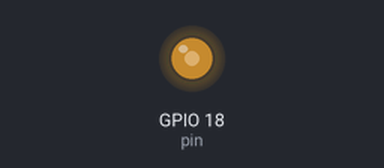
The program below on a simulated ESP32 board running MicroPython. On the bench: output pins drawn as LEDs (lit = HIGH). What the program prints to the serial console is not drawn.

Above: at 0.05 s.
At 43.85 s:
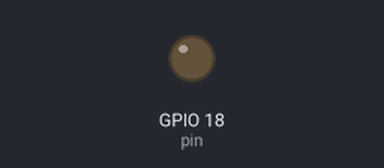
Timing chart, 0 to 57.2 s (numbered marks = the images above):
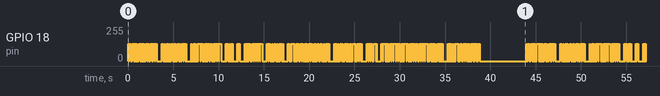

Measured:
- by itself, GPIO 18 (pin): moves between 0/255 and 128/255, repeating every 44.0 s

The program:

main.py
```python
from cwmorse import CWMorse
from machine import Pin, PWM
from time import sleep

def main():
  OUT_PIN = 18
  f = 7032966

  pin = Pin(18, Pin.OUT)
  pwm = PWM(pin, freq=f, duty=512)    # So that we can read the actual frequency
  actual = pwm.freq()
  pwm.deinit()
  pwm = None

  cw = CWMorse(OUT_PIN, f)
  cw.speed(20)
  print("CW transmitter")
  msg = "AB6NY testing ESP32 as a 40 meter transmitter sending on " + str(actual) + " Hertz."
  while True:
    print(msg)
    cw.send(msg)
    sleep(5)

main()
```

cwmorse.py
```python
from machine import Pin, PWM

class CWMorse:
  character_speed = 18

  def __init__(self, pin, freq):
    self.key = PWM(Pin(pin, Pin.OUT))
    self.key.freq(freq)

  def speed(self, overall_speed):
    if overall_speed >= 18:
      self.character_speed = overall_speed
    units_per_minute = int(self.character_speed * 50)        # The word PARIS is 50 units of time
    OVERHEAD = 2
    self.DOT = int(60000 / units_per_minute) - OVERHEAD
    self.DASH = 3 * self.DOT
    self.CYPHER_SPACE = self.DOT

    if overall_speed >= 18:
      self.LETTER_SPACE = int(3 * self.DOT) - self.CYPHER_SPACE
      self.WORD_SPACE = int(7 * self.DOT) - self.CYPHER_SPACE
    else:
      # Farnsworth timing from “https://www.arrl.org/files/file/Technology/x9004008.pdf”
      farnsworth_spacing = (60000 * self.character_speed - 37200 * overall_speed) / (overall_speed * self.character_speed)
      farnsworth_spacing *= 60000/68500    # A fudge factor to get the ESP8266 timing closer to correct
      self.LETTER_SPACE = int((3 * farnsworth_spacing) / 19) - self.CYPHER_SPACE
      self.WORD_SPACE = int((7 * farnsworth_spacing) / 19) - self.CYPHER_SPACE

  def send(self, str):
    from the_code import code
    from time import sleep_ms
    for c in str:
      if c == ' ':
        self.key.duty(0)
        sleep_ms(self.WORD_SPACE)
      else:
        cyphers = code[c.upper()]
        for x in cyphers:
          if x == '.':
            self.key.duty(512)
            sleep_ms(self.DOT)
          else:
            self.key.duty(512)
            sleep_ms(self.DASH)
          self.key.duty(0)
          sleep_ms(self.CYPHER_SPACE)
        self.key.duty(0)
        sleep_ms(self.LETTER_SPACE)
```

the_code.py
```python
code = {
    'A': '.-',
    'B': '-...',
    'C': '-.-.',
    'D': '-..',
    'E': '.',
    'F': '..-.',
    'G': '--.',
    'H': '....',
    'I': '..',
    'J': '.---',
    'K': '-.-',
    'L': '.-..',
    'M': '--',
    'N': '-.',
    'O': '---',
    'P': '.--.',
    'Q': '--.-',
    'R': '.-.',
    'S': '...',
    'T': '-',
    'U': '..-',
    'V': '...-',
    'W': '.--',
    'X': '-..-',
    'Y': '-.--',
    'Z': '--..',
    '0': '-----',
    '1': '.----',
    '2': '..---',
    '3': '...--',
    '4': '....-',
    '5': '.....',
    '6': '-....',
    '7': '--...',
    '8': '---..',
    '9': '----.',
    '.': '.-.-.-',
    ',': '--..--',
    '?': '..--..',
    '\'': '·−−−−·',
    '!': '−·−·−−',
    '/': '−··−·',
    '(': '−·−−·',
    ')': '−·−−·−',
    '&': '·−···',
    ':': '−−−···',
    ';': '−·−·−·',
    '=': '−···−',
    '+': '·−·−·',
    '-': '−····−',
    '_': '··−−·−',
    '"': '·−··−·',
    '$': '···−··−',
    '@': '·−−·−·',
}
```
